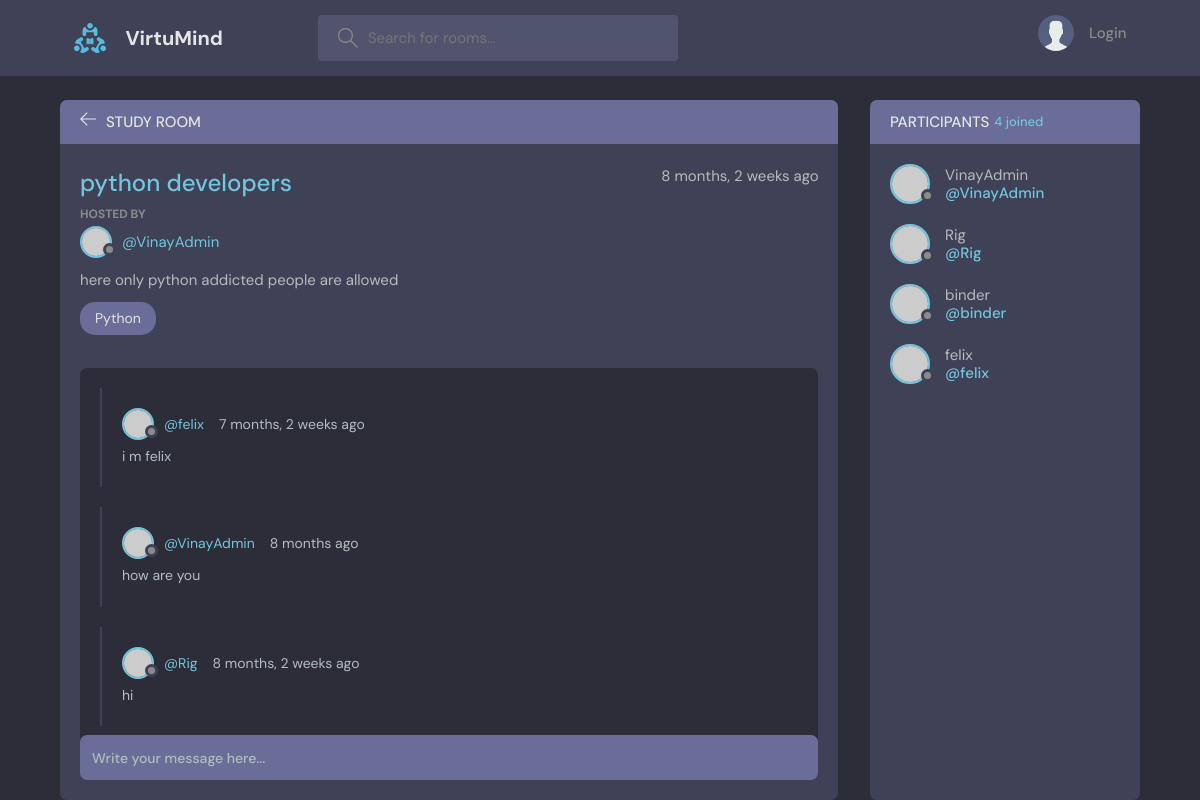
The app's page /room/2 with its own data.
### base/models.py (models this page shows, shortened)
class Room(models.Model):
    host= models.ForeignKey(User, on_delete=models.SET_NULL, null=True)
    topic= models.ForeignKey(Topic, on_delete=models.SET_NULL, null=True)
    name= models.CharField(max_length=200)
    description= models.TextField(null=True)
    participants= models.ManyToManyField(User, related_name='participants', blank=True)
    updated= models.DateTimeField(auto_now=True)
    created= models.DateTimeField(auto_now_add=True)
    class Meta:
        ordering=['-updated', '-created']

class Topic(models.Model):
    name= models.CharField(max_length=200)
    def __str__(self):
        return self.name

class Message(models.Model):
    user= models.ForeignKey(User, on_delete=models.CASCADE)
    room= models.ForeignKey(Room, on_delete=models.CASCADE)
    body= models.TextField()
    updated= models.DateTimeField(auto_now=True)
    created= models.DateTimeField(auto_now_add=True)
    class Meta:
        ordering=['-updated', '-created']

### base/views.py (the view, shortened to what this page needs)
# urls.py: path('room/<str:pk>', views.room, name='room'),
def room(request, pk):
    room=Room.objects.get(id=pk)
    room_messages=room.message_set.all()
    participants=room.participants.all()
    context={'room':room, 'room_messages':room_messages, 'participants':participants}
    return render(request, 'base/room.html', context)

### base/templates/base/room.html (shortened to what this page needs)
{% extends 'main.html' %}
{% block content %}
  <main class="profile-page layout layout--2">
      <div class="container">
        <div class="room">
          <div class="room__top">
            <div class="room__topLeft">
              <a href="{% url 'home' %}">
                <svg version="1.1" xmlns="http://www.w3.org/2000/svg" width="32" height="32" viewBox="0 0 32 32">
                  <title>arrow-left</title>
                  <path
                    d="M13.723 2.286l-13.723 13.714 13.719 13.714 1.616-1.611-10.96-10.96h27.625v-2.286h-27.625l10.965-10.965-1.616-1.607z"
                  ></path>
                </svg>
              </a>
              <h3>Study Room</h3>
            </div>
          </div>
          <div class="room__box scroll">
            <div class="room__header scroll">
              <div class="room__info">
                <h3>{{room.name}}</h3>
                <span>{{room.created|timesince}} ago</span>
              </div>
              <div class="room__hosted">
                <p>Hosted By</p>
                <a href="{% url 'user-profile' room.host.id %}" class="room__author">
                  <div class="avatar avatar--small">
                    <img src="https://randomuser.me/api/portraits/men/37.jpg" />
                  </div>
                  <span>@{{room.host.username}}</span>
                </a>
              </div>
              <div class="room__details">
                {{room.description}}
              </div>
              <span class="room__topics">{{room.topic}}</span>
            </div>
            <div class="room__conversation">
              <div class="threads scroll">
              {% for message in room_messages %}
                <div class="thread">
                  <div class="thread__top">
                    <div class="thread__author">
                      <a href="{% url 'user-profile' message.user.id %}" class="thread__authorInfo">
                        <div class="avatar avatar--small">
                          <img src="https://randomuser.me/api/portraits/men/37.jpg" />
                        </div>
                        <span>@{{message.user}}</span>
                      </a>
                      <span class="thread__date">{{message.created|timesince}} ago</span>
                    </div>
                  </div>
                  <div class="thread__details">
                    {{message.body}}
                  </div>
                </div>
              {% endfor %}
              </div>
            </div>
          </div>
          <div class="room__message">
            <form action="" method="POST">
              <input name="body" placeholder="Write your message here..." />
            </form>
          </div>
        </div>
        <div class="participants">
          <h3 class="participants__top">Participants <span>{{participants.count}} joined</span></h3>
          <div class="participants__list scroll">
            {% for participant in participants %}
              <a href="{% url 'user-profile' participant.id %}" class="participant">
              <div class="avatar avatar--medium">
                <img src="https://randomuser.me/api/portraits/men/37.jpg" />
              </div>
              <p>
                {{participant.username}}
                <span>@{{participant.username}}</span>
              </p>
              </a>
            {% endfor %}
          </div>
        </div>
      </div>
  </main>
{% endblock content %}

### records on screen
Room: name "python developers", created "8 months, 2 weeks", host.username "VinayAdmin", description "here only python addicted people are allowed", topic "Python"
Message: user "felix", created "7 months, 2 weeks", body "i m felix"
Message: user "VinayAdmin", created "8 months", body "how are you"
Message: user "Rig", created "8 months, 2 weeks", body "hi"

### other values on screen
{{ participants.count }} "4"
{{ participant.username }} "VinayAdmin"
{{ participant.username }} "Rig"
{{ participant.username }} "binder"
{{ participant.username }} "felix"
